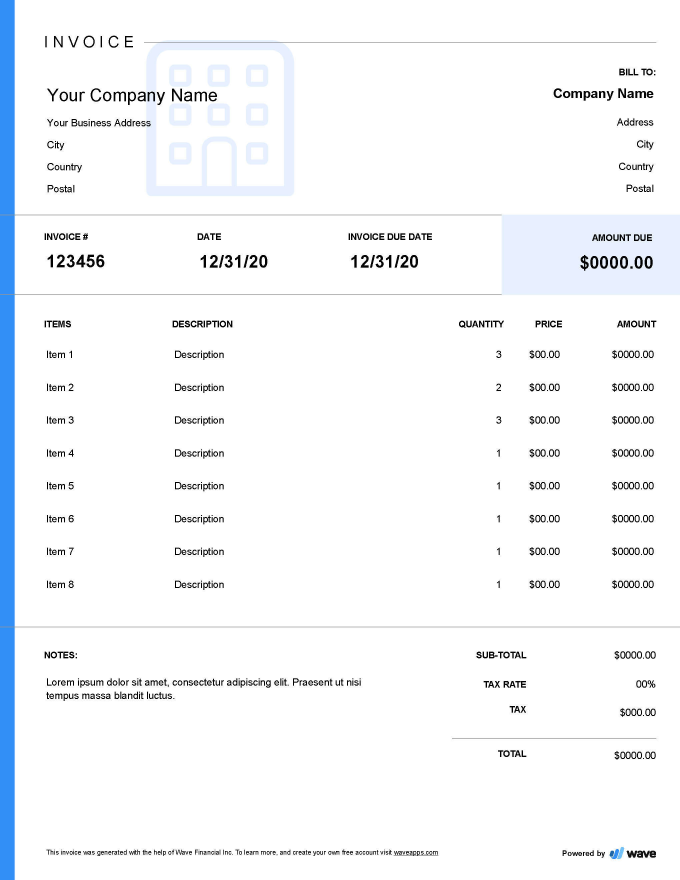
#> input picture cam/bill2.jpg, 2040 x 2640 px (shown at 1/3 size)
$ python Scanner.py
#> lines starting #> are read from the running program, lines starting #| are printed output that depends on the picture; after the words box and inside, x2 and y2 are one past the last pixel; in counts of white or black regions, pixels touching at a corner belong together
### mapper.py
import numpy as np


def mapp(h):
    h = h.reshape((4,2))
    hnew = np.zeros((4,2),dtype = np.float32)

    add = h.sum(1)
    hnew[0] = h[np.argmin(add)]
    hnew[2] = h[np.argmax(add)]

    diff = np.diff(h,axis = 1)
    hnew[1] = h[np.argmin(diff)]
    hnew[3] = h[np.argmax(diff)]

    return hnew

### cam/Scanner.py
import cv2
import numpy as np
import mapper
image=cv2.imread("bill2.jpg")   #read in the image
#> image is the input picture: shape (2640, 2040, 3); mean B, G, R 249.7, 246.9, 244.6
image=cv2.resize(image,(1300,800)) #resizing because opencv does not work well with bigger images
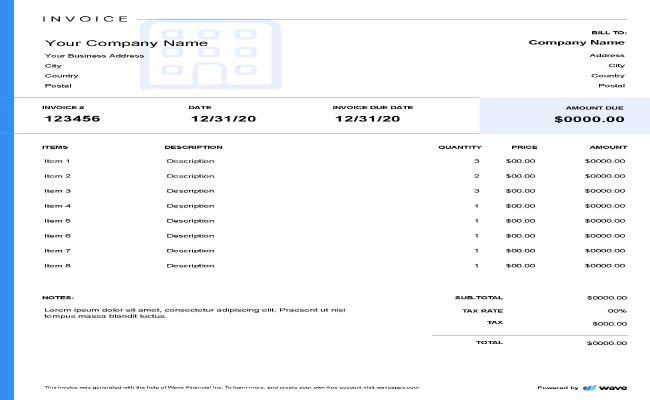
#> image: shape (800, 1300, 3) (shown at 1/2 size); mean B, G, R 249.7, 246.9, 244.6
orig=image.copy()

gray=cv2.cvtColor(image,cv2.COLOR_BGR2GRAY)  #RGB To Gray Scale
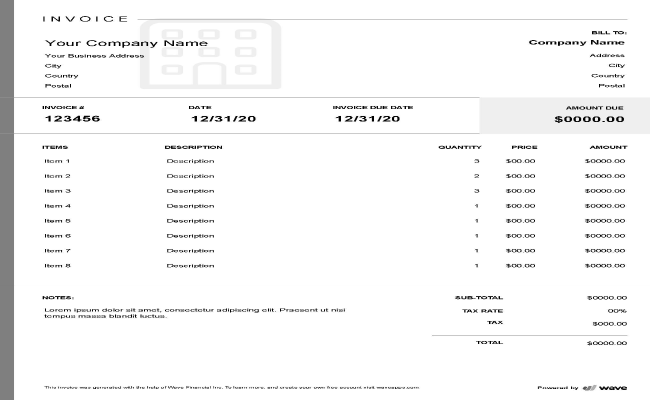
#> gray: shape (800, 1300) (shown at 1/2 size); min 0, max 255, mean 246.5
cv2.imshow("Title",gray)

blurred=cv2.GaussianBlur(gray,(5,5),0)  #(5,5) is the kernel size and 0 is sigma that determines the amount of blur
cv2.imshow("Blur",blurred)

edged=cv2.Canny(blurred,30,50)  #30 MinThreshold and 50 is the MaxThreshold
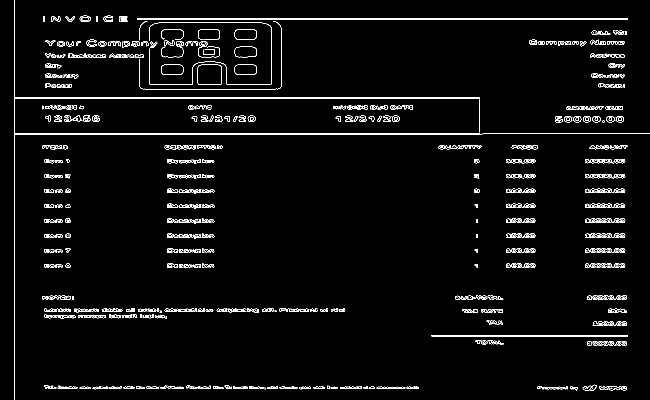
#> edged: shape (800, 1300) (shown at 1/2 size); 3.2% white in thin lines or dots
cv2.imshow("Canny",edged)


contours,hierarchy=cv2.findContours(edged,cv2.RETR_LIST,cv2.CHAIN_APPROX_SIMPLE)  #retrieve the contours as a list, with simple apprximation model
#> contours = 1512 contours, 896 with area under 20; largest, box (x1, y1, x2, y2) and area: (28, 0, 1300, 800) 3726, (274, 37, 1256, 40) 1960, (275, 37, 1255, 40) 1956, (28, 266, 960, 269) 1860, (28, 194, 960, 197) 1860
contours=sorted(contours,key=cv2.contourArea,reverse=True)

#the loop extracts the boundary contours of the page
for c in contours:
    p=cv2.arcLength(c,True)
    approx=cv2.approxPolyDP(c,0.02*p,True)

    if len(approx)==4:
        target=approx
        break
#> this loop made 92 passes
#> (p, target) on pass 92: (101.1, [[723, 775], [722, 772], [680, 774], [680, 777]])
#> p on passes 1, 6, 7, 8, 9, 10: 5999.9, 168.1, 165.8, 120, 117.8, 117.8
approx=mapper.mapp(target) #find endpoints of the sheet
#> in mapp, `h = h.reshape((4,2))`: h = [[723, 775], [722, 772], [680, 774], [680, 777]]
#> in mapp, `add = h.sum(1)`: add = [1498, 1494, 1454, 1457]
#> in mapp, `diff = np.diff(h,axis = 1)`: diff = [52, 50, 94, 97]
#> approx = [[680, 774], [722, 772], [723, 775], [680, 777]]

pts=np.float32([[0,0],[800,0],[800,800],[0,800]])  #map to 800*800 target window

op=cv2.getPerspectiveTransform(approx,pts)  #get the top or bird eye view effect
#> op = [[-3.48, 1.89e-14, 2369.6], [-2.34, -49.17, 39646.9], [-0.000134, -0.00141, 1]]
dst=cv2.warpPerspective(orig,op,(800,800))
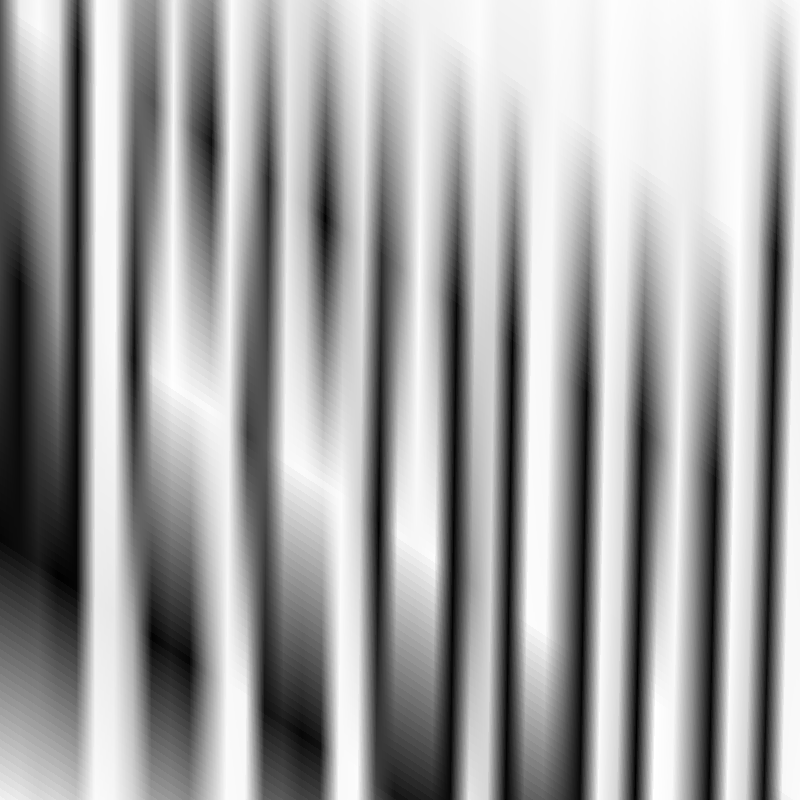
#> dst: shape (800, 800, 3); min 1, max 255, mean 164.1


cv2.imshow("Scanned",dst)
# press q or Esc to close
cv2.waitKey(0)
cv2.destroyAllWindows()
